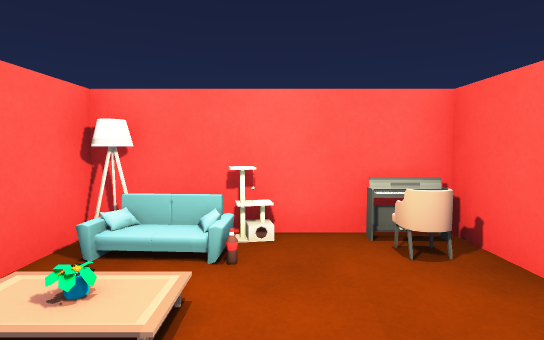
View 1 (above)

17 first-person views from a walk through a 3-D level made in the Unity game engine. The camera is 1.2 m above the floor, tilts 4° down and sees 80° across. The floor is counted in squares, 1 m on a side. Each view is taken from the middle of a square. On the plan, view 1 faces up. The plan holds only what a view shows up to about 14 squares ahead; the rest is blank. The player character is not drawn. Some surface patterns are stand-ins.

View 2
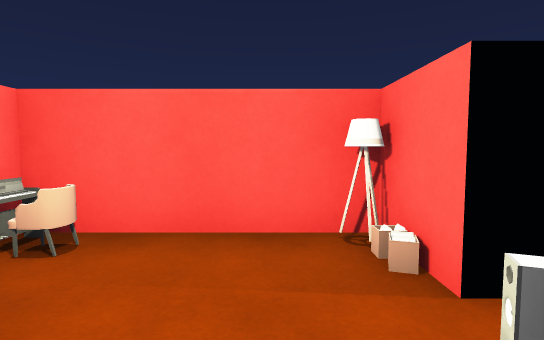

View 3
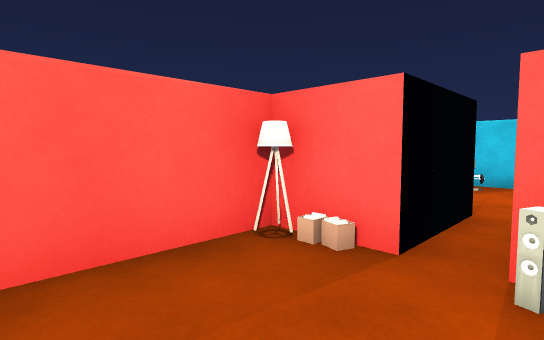

View 4
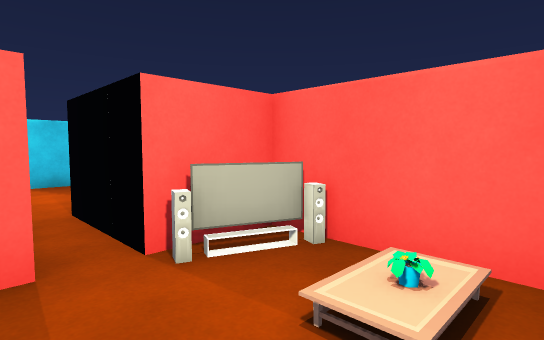

View 5
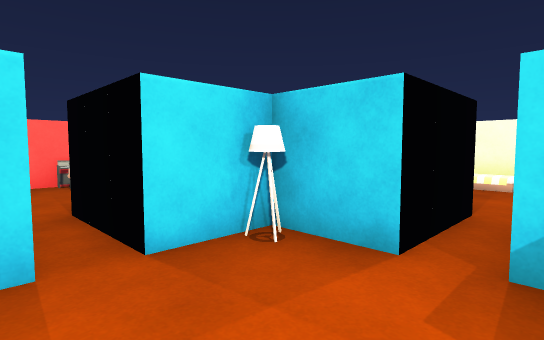

View 6
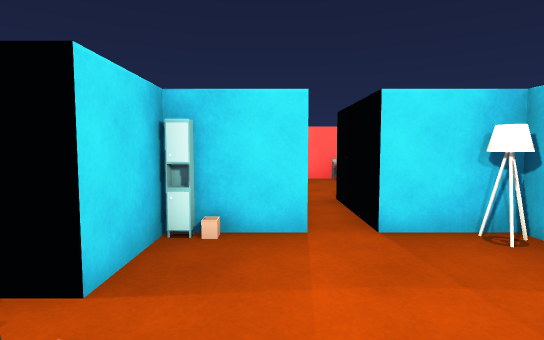

View 7
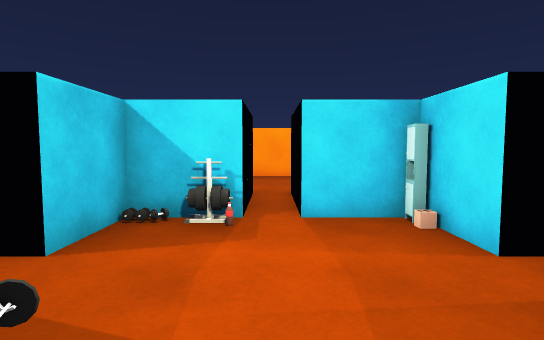

View 8
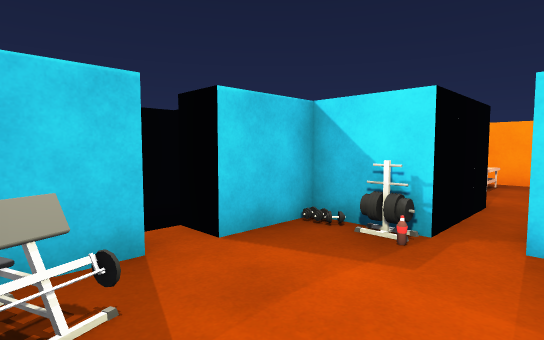

View 9
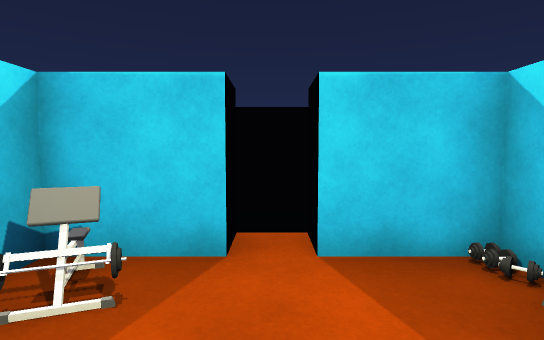

View 10
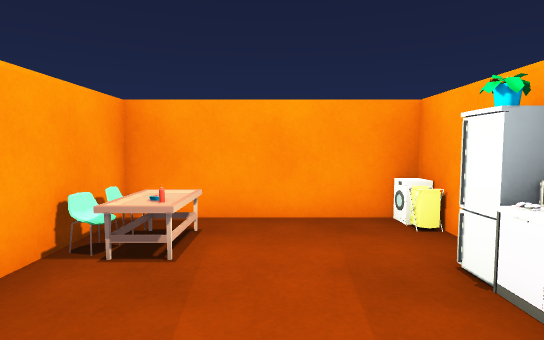

View 11
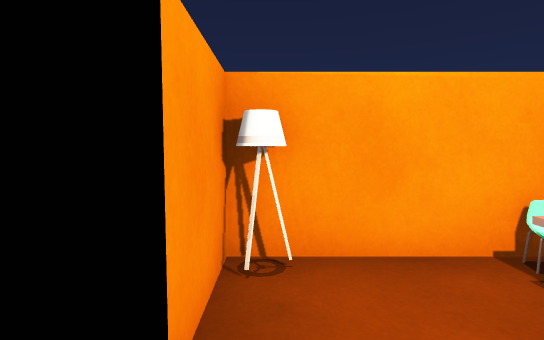

View 12
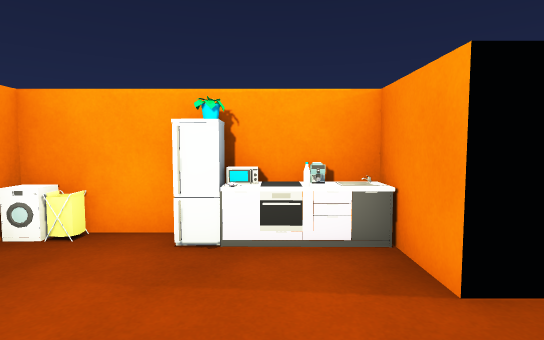

View 13
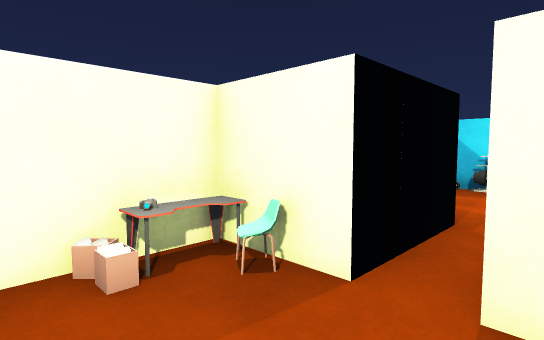

View 14
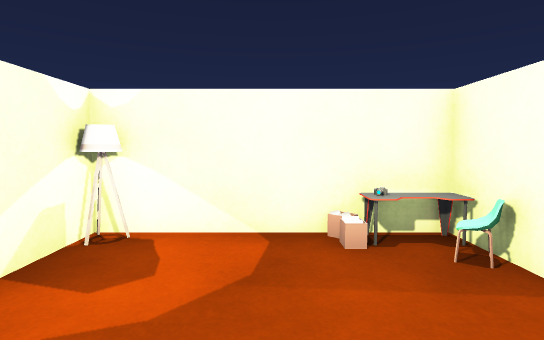

View 15
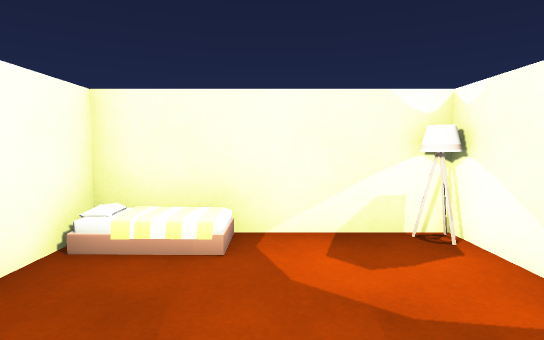

View 16
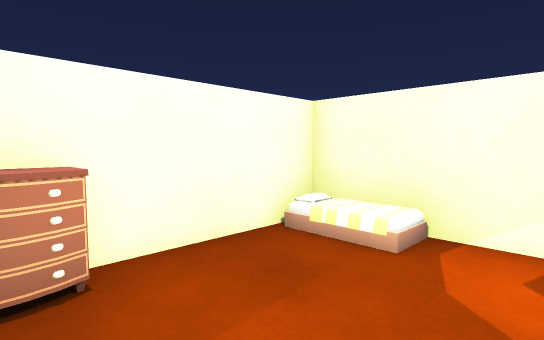

View 17
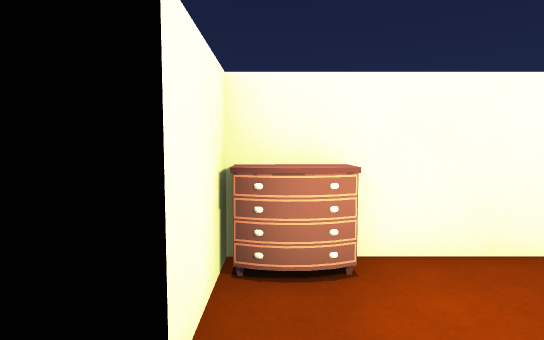

### Floor plan
Key: @ floor where view 1 was taken; # wall or solid block; . floor; = window, fence, low wall or low ledge; ^ raised ledge; v drop or lower ground; L lamp; C chair; F flower; S closet; T table; M machine; R fridge; E dresser; O other object.
Columns run from 11 left of view 1 to 11 right of it. Each row starts with its distance up from view 1.
  5         ##^^###
  4         #LvOOO#
  3         #....C#
  2         #.F...#
  1         #.....#
  0         #==@.L#
 -1         ###.###
 -2           #.#
 -3 ####### ###.### #######
 -4 #M.RTM# #S...L# #EE..^#
 -5 #.....###.....###....O#
 -6 #.....................#
 -7 #TTT..###O....###.....#
 -8 #TC..L# #....O# #TT..L#
 -9 ####### ###.### #######

Positions as (right, up) in squares from view 1, and headings:
1: (0, 0), facing up
2: (-2, 1), facing right
3: (-1, 3), facing down-right
4: (1, 3), facing down-left
5: (-1, -7), facing up-right
6: (-1, -8), facing up
7: (3, -6), facing left
8: (2, -5), facing down-left
9: (0, -5), facing down
10: (-5, -6), facing left
11: (-6, -5), facing down
12: (-7, -8), facing up
13: (8, -5), facing down-left
14: (8, -4), facing down
15: (6, -6), facing right
16: (6, -7), facing up-right
17: (6, -7), facing up
